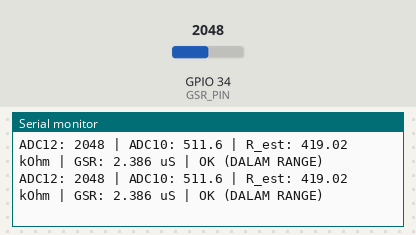
A sketch run on a simulated ESP32. Shown: the last lines printed to the serial monitor. The test bench sets the inputs (shaded band); at power-on: GPIO 34 (GSR_PIN) = 2048 (analog values on the 0–4095 scale).

Above: at 1.2 s.
1.3 s: GPIO 34 (GSR_PIN) set to 2289
At 2.1 s:
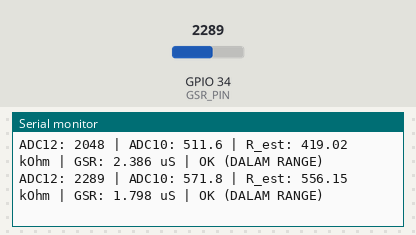
2.8 s: GPIO 34 (GSR_PIN) set to 2372
At 3.6 s:
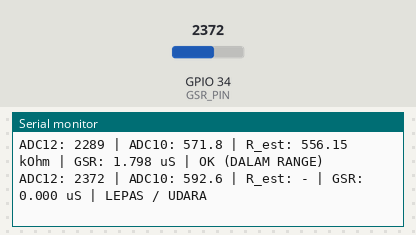

The sketch:

GSR.ino
```cpp
/*
 * Grove GSR v1.2 + ESP32 (3.3V)
 * Kalibrasi (Des 2025): 55k, 68k, 100k, 150k, 208k, 280k, 340k, 391k, 551k
 * Mapping: ADC12 (0–4095) -> ADC10 (0–1023) -> R_est (Ohm)
 * Model: R_est = P(ADC10), polinomial orde 4 (Units in kOhm -> converted to Ohm)
 */

const int   GSR_PIN  = 34;    // pakai ADC1 (32/33/34/35 aman)
const float VREF     = 3.3;   // ESP32 3.3V

// RANGE KALIBRASI ADC10 (Updated based on new data: 42 - 570)
const float ADC10_MIN = 35.0f;   // Batas bawah aman
const float ADC10_MAX = 580.0f;  // Batas atas aman (data max 570)

// Koefisien polinomial (Hasil Regresi Orde 4 - Output dalam kOhm)
// y = 8.33E-09x^4 - 6.46E-06x^3 + 0.00237x^2 + 0.0862x + 48.19
const float K4 =  8.32659e-09f;   // x^4
const float K3 = -6.45535e-06f;   // x^3
const float K2 =  0.00237126f;    // x^2
const float K1 =  0.086247663f;   // x
const float K0 =  48.19170232f;   // konstanta

void setup() {
  Serial.begin(115200);

  analogReadResolution(12);       // 0–4095
  analogSetAttenuation(ADC_11db);
  pinMode(GSR_PIN, INPUT);

  Serial.println("=== Grove GSR v1.2 + ESP32 ===");
  Serial.println("Kalibrasi Baru: Polinomial Orde 4");
  Serial.println("Range Valid: ~55k - 551k Ohm");
  Serial.println();
}

void loop() {
  // --- 1. Oversampling biar halus ---
  const int N_SAMPLES = 20;
  long sum = 0;
  for (int i = 0; i < N_SAMPLES; i++) {
    sum += analogRead(GSR_PIN);
    delay(2);
  }

  // rata-rata ADC 12-bit
  float adc12   = sum / (float)N_SAMPLES;           // 0–4095
  float voltage = adc12 * (VREF / 4095.0f);         // Volt

  // konversi ke "ADC 10-bit" (skala 0–1023) sebagai variabel fit
  float adc10 = adc12 * (1023.0f / 4095.0f);

  // --- 2. Flag valid / nggak berdasarkan range kalibrasi ---
  bool in_range = (adc10 >= ADC10_MIN && adc10 <= ADC10_MAX);

  float R_est   = -1.0f;   // Ohm
  float gsr_uS  = 0.0f;    // microSiemens
  const char* status;

  if (in_range) {
    float x = adc10;

    // Hitung R dalam kOhm dulu (sesuai unit regresi kita)
    // Horner's Method: Efisien untuk mikrokontroler
    float R_kOhm = (((K4 * x + K3) * x + K2) * x + K1) * x + K0;

    // Konversi ke Ohm (karena sisa kode mengharapkan Ohm)
    R_est = R_kOhm * 1000.0f;

    if (R_est > 0.0f) {
      gsr_uS = (1.0f / R_est) * 1e6;    // microSiemens (1/Ohm * 1juta)
      status = "OK (DALAM RANGE)";
    } else {
      R_est  = -1.0f;
      gsr_uS = 0.0f;
      status = "ERROR R_NEG";
    }
  } else {
    // DI LUAR RANGE KALIBRASI
    R_est  = -1.0f;
    gsr_uS = 0.0f;

    if (adc10 > ADC10_MAX) {
      status = "LEPAS / UDARA"; // Nilai ADC tinggi biasanya resistansi tak hingga
    } else {
      status = "OUT OF RANGE (RENDAH)"; // Resistansi terlalu kecil (short?)
    }
  }

  // --- 3. Print hasil ---
  Serial.print("ADC12: ");
  Serial.print(adc12, 0); // int is enough
  Serial.print(" | ADC10: ");
  Serial.print(adc10, 1);

  Serial.print(" | R_est: ");
  if (R_est > 0.0f) {
    Serial.print(R_est / 1000.0f, 2);   // Tampilkan kOhm
    Serial.print(" kOhm");
  } else {
    Serial.print("-");
  }

  Serial.print(" | GSR: ");
  Serial.print(gsr_uS, 3);
  Serial.print(" uS | ");
  Serial.println(status);

  delay(500);
}
```

Measured:
- the behaviour switches between 2321 and 2322 on GPIO 34 (GSR_PIN) (found by bisection; images 1 and 2)
- after the input at 1.3 s, the serial monitor: prints a new line after 0.38 s (image 1)
- after the input at 2.8 s, the serial monitor: prints a new line after 0.51 s (image 2)
